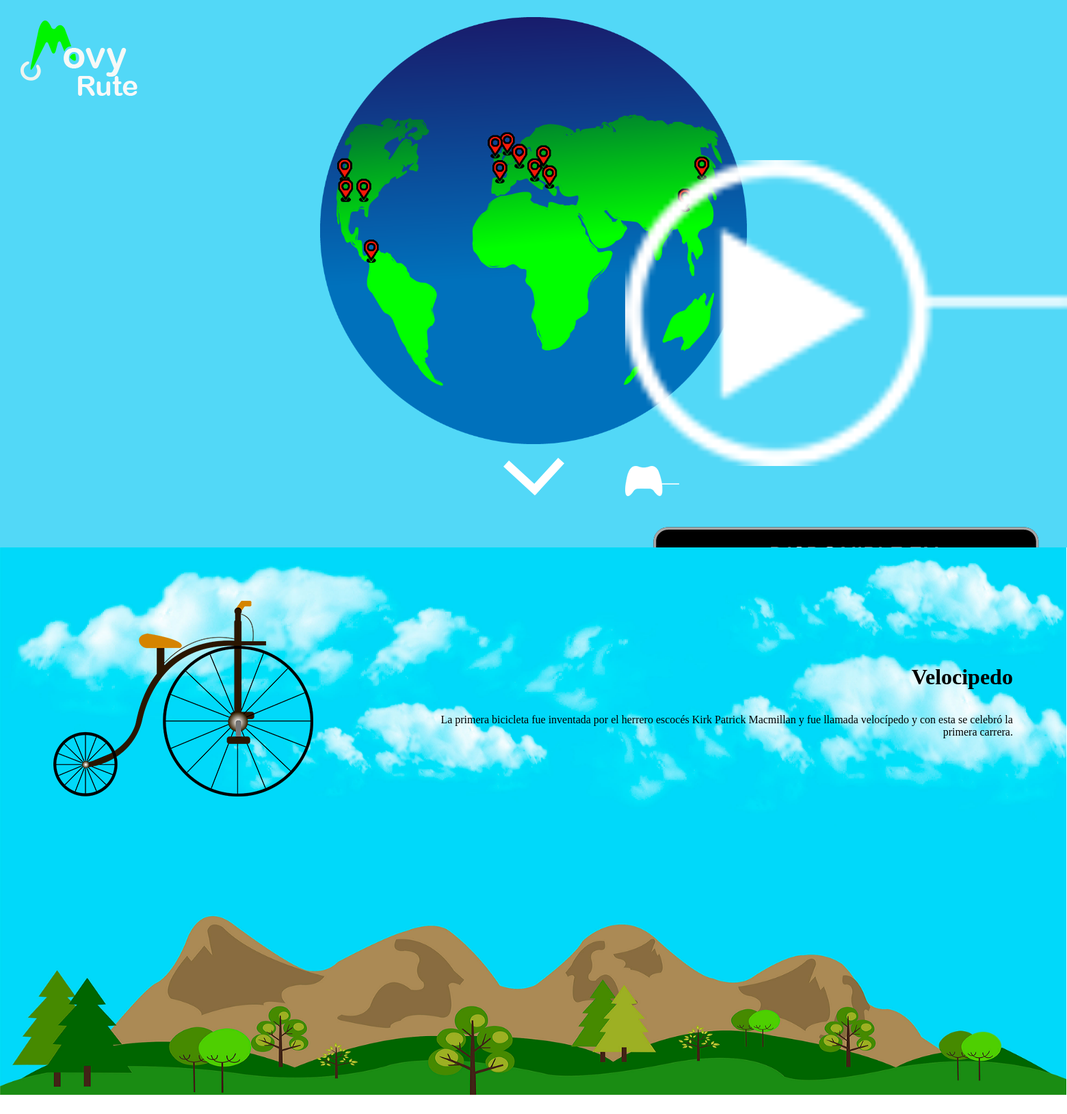
The page / on the database its author committed.
### tables this page shows
CREATE TABLE `infografias` (
  `id` int(2) NOT NULL,
  `foto` varchar(30) NOT NULL,
  `titulo` varchar(100) NOT NULL,
  `texto` text NOT NULL
);

### index.php (the view, shortened to what this page needs)
<?php
require "php/conexion.php";
$sql= "SELECT * FROM infografias";
$resultado = mysqli_query($conexion, $sql);
?>
<!DOCTYPE html>
<html lang="en">
<head>
	<link rel="stylesheet" href="https://cdnjs.cloudflare.com/ajax/libs/jquery-modal/0.9.1/jquery.modal.min.css" />
	<link rel="stylesheet"  href="css/estilos.css">
</head>
<body>
	<div id="fondo">
		<div class="controles">
			<img class="vi" src="img/video.png" alt="">
			<a href="#con" class="imagen">
		 		<img  src="img/control.png" alt="">
		 	</a>
		 	<section class="grande">
			 	<div class="modal">
			 		<div class="cont">
			 			<div class="imgGrandePlay" id="con">
			 			</div>
			 		</div>
			 	</div>
		 	</section>
		 	<a href="registroFormulario.php">
		 	</a>
		 	<a href="contactohtml.php">
		 	</a>
		 	<a href="login.php">
		 	</a>
		</div>
		<div class="planeta"><img  src="img/planeta.png" alt=""></div>
		<div class="logo"><img  src="img/logo.png" alt=""></div>
		<a href="#sec1" class="flecha"><img  src="img/flecha.png" href="#sec1" alt=""></a>
	</div>
		<div class="contenedores">
			<section id="sec1" class="seccion uno">
				<article>
					<div class="velocipedo"><img src="<?php
					$row= mysqli_fetch_array($resultado);
					echo $row ["foto"];?>"></div>
				</article>
				<article class="texto1">
					<h1 class="titulo"><?php
					echo $row ["titulo"];?></h1>
					<p class="parrafo"><?php
					echo $row ["texto"];?></p>
				</article>
			</section>
		</div>
</body>
</html>

### css/estilos.css (style rules this page uses)
* { list-style: none; border: none; margin:0; padding: 0; text-decoration: none; }
body { overflow-x: hidden; }
#fondo { background: #52d8f7; width: 100%; height: 100vh; }
.planeta img { width: 40%; height: 35%; display: block; margin: 0 auto; padding-top: 25px; }
.controles { position: absolute; display: flex; flex-flow: column; right: 0; margin-top: 15%; cursor: pointer; }
.logo { position: absolute; top: 0; padding: 30px; }
.flecha { margin-left: auto; margin-right: auto; right: 0; left: 0; display: flex; justify-content: center; margin-top: 20px; position: absolute; cursor: pointer; animation: animacionFlecha 2s ease-in-out; animation-fill-mode: forwards; animation-iteration-count: infinite; }
.contenedores { background: #4999c7; width: 1100%; height: 100vh; position: relative; z-index: 9; }
.seccion { width: 9.09%; height: 100vh; float: left; border-right: 1px solid white; box-sizing: border-box; }
.uno { background: url(..//img/fondoPagina1.jpg); background-repeat: no-repeat; background-size: cover; }
.imagen { width: 0%; height: 5%; }
.uno { display: flex; justify-content: center; }
.uno article { margin: 5%; }
.texto1 { padding-top: 6%; }
.titulo { text-align: right; font-size: 2em; font-family: Century Gothic; padding-bottom: 4%; }
.parrafo { text-align: right; font-family: Century Gothic; font-size: 1em; }
.modal { max-width: 800px; max-height: 500px; }
.cont { width: 100%; display: flex; }

### rows shown on the page
infografias: foto (picture), titulo "Velocipedo", texto "La primera bicicleta fue inventada por el herrero escocés Kirk Patrick Macmillan y fue llamada velocípedo y con esta se celebró la primera carrera."
